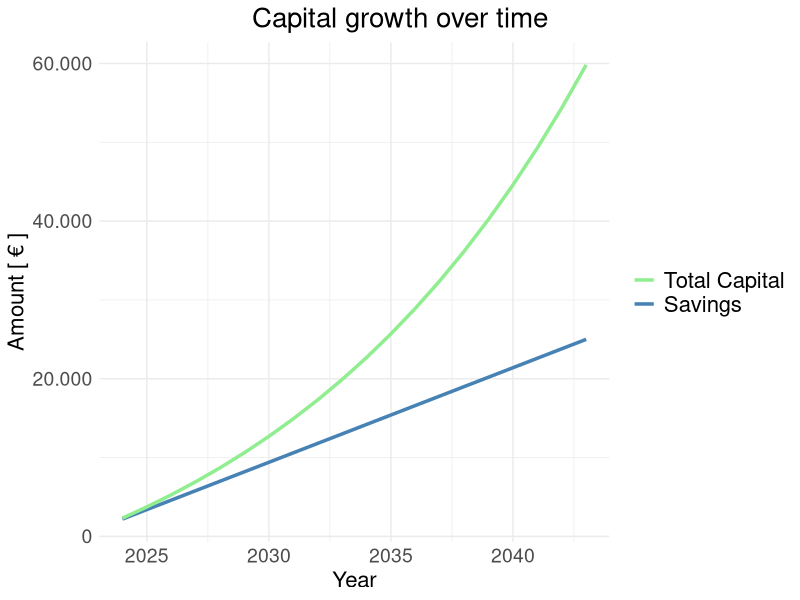
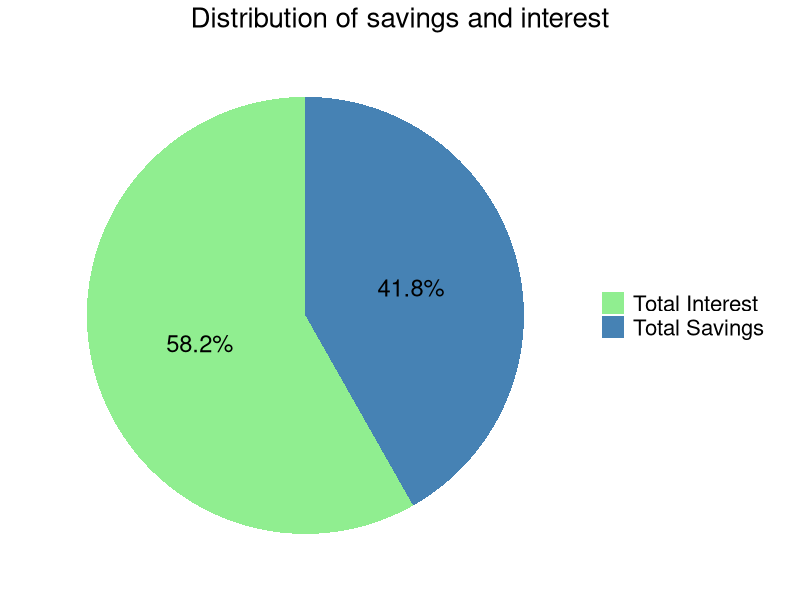
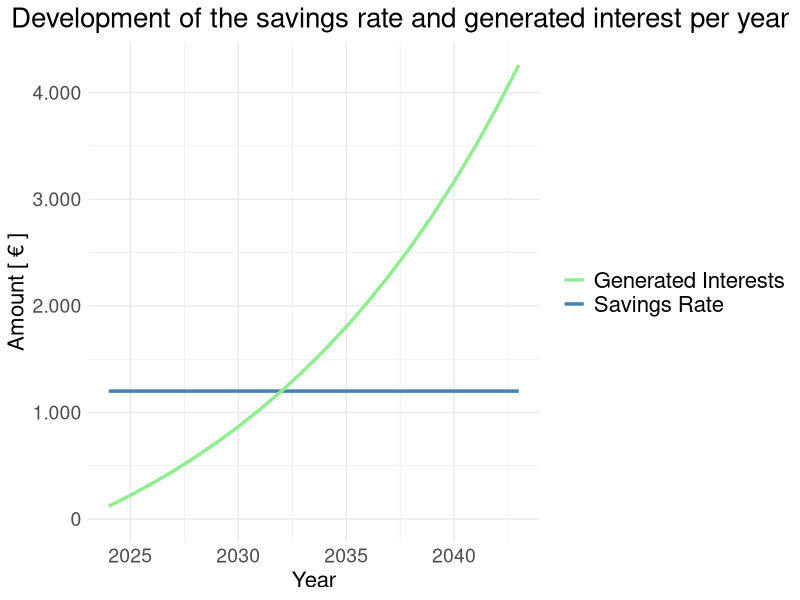
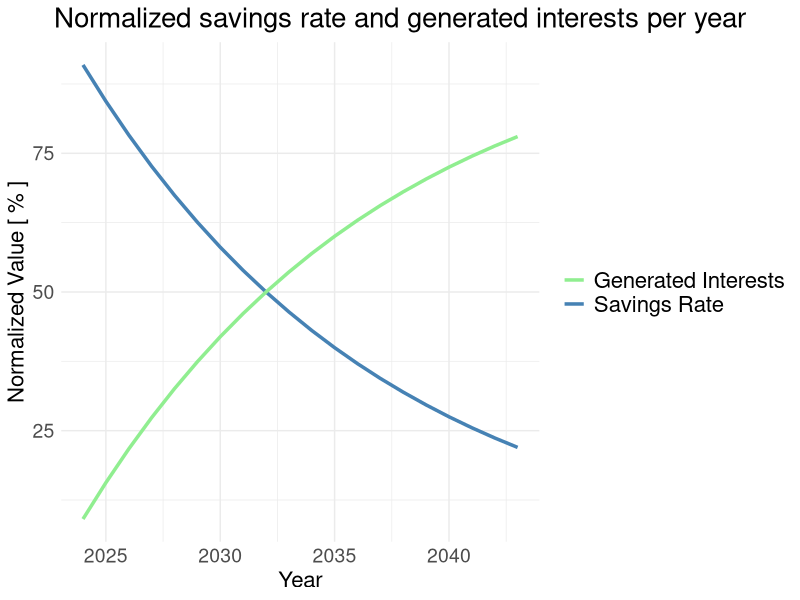

These charts were generated, in order, by the following R code:
# Load libraries
library(dplyr)
library(ggplot2)
#library(gridExtra)
library(lubridate)
library(tibble)

# Input parameters
start_date <- ymd("2024-01-01")
initial_capital <- 1000
savings_rate <- 100
savings_intervall <- "monthly"  # oder "yearly"
adjustment_rate <- 0  # 5% als Dezimalzahl
interest_rate <- 0.075  # 3% als Dezimalzahl
investment_period <- 20  # in yearen
savings_suspension <- NA  # Optionaler Wert
target_value <- NA  # Optionaler Wert

# Create table
results <- tibble(
  year = year(start_date) + 0:(investment_period - 1),
  capital_start = NA_real_,
  savings_anount = NA_real_,
  interest = NA_real_,
  accumulated_capital = NA_real_,
  growth = NA_real_,
  savings_anount_normalized = NA_real_,
  interest_normalized = NA_real_,
  capital_end = NA_real_
)

accumulated_savings_anount <- 0

for (i in 1:investment_period) {
  if (i == 1) {
    capital_start <- initial_capital
  } else {
    capital_start <- results$capital_end[i - 1]
  }
  
  if (!is.na(savings_suspension) && i > savings_suspension && savings_suspension < investment_period) {
    savings_anount <- 0
  } else {
    if (savings_intervall == "monthly") {
      savings_anount <- savings_rate * (1 + adjustment_rate)^(i - 1) * 12
    } else {
      savings_anount <- savings_rate * (1 + adjustment_rate)^(i - 1)
    }
  }
  
  if (savings_intervall == "monthly") {
    monthlyer_interest_rate <- 100*((1 + interest_rate / 100)^(1/12) - 1)
    monthly_savings <- savings_anount / 12
    total_interest <- 0
    current_capital <- capital_start
    
    for (m in 1:12) {
      monthly_interest = current_capital * monthlyer_interest_rate
      total_interest <- total_interest + monthly_interest
      current_capital <- current_capital + monthly_interest + monthly_savings
    }
    
    interest <- total_interest
  } else {
    interest <- capital_start * interest_rate
  }
  
  accumulated_savings_anount <- accumulated_savings_anount + savings_anount
  accumulated_capital <- initial_capital + accumulated_savings_anount
  growth <- savings_anount + interest
  savings_anount_normalized <- 100 * savings_anount / growth
  interest_normalized <- 100 * interest / growth
  capital_end <- capital_start + growth
  
  results$capital_start[i] <- round(capital_start, 2)
  results$savings_anount[i] <- round(savings_anount, 2)
  results$interest[i] <- round(interest, 2)
  results$accumulated_capital[i] <- round(accumulated_capital, 2)
  results$growth[i] <- round(growth, 2)
  results$savings_anount_normalized[i] <- round(savings_anount_normalized, 2)
  results$interest_normalized[i] <- round(interest_normalized, 2)
  results$capital_end[i] <- round(capital_end, 2)
}

# Summenzeile hinzufügen, TO DO: Vergleich Results und complete data
complete_data <- results
complete_data <- rbind(complete_data, c('Sum', NA, round(sum(complete_data$savings_anount), 2), round(sum(complete_data$interest), 2), NA, NA, NA, NA, round(complete_data$capital_end[investment_period], 2)))
#results <- rbind(results, c(NA, NA, round(sum(results$savings_anount), 2), round(sum(results$interest), 2), NA, NA, NA, NA, round(results$capital_end[investment_period], 2)))

# Diagramm erstellen
ggplot(results, aes(x = year)) +
  geom_line(aes(y = accumulated_capital, color = "Savings"), size = 1.2) +
  geom_line(aes(y = capital_end, color = "Total Capital"), size = 1.2) +
  labs(title = "Capital growth over time", x = "Year", y = "Amount [ € ]") +
  scale_y_continuous(labels = scales::comma_format(big.mark = ".", decimal.mark = ",")) +
  scale_color_manual(values = c("Savings" = "steelblue", "Total Capital" = "lightgreen"),
                     breaks = c("Total Capital", "Savings")) + # Reihenfolge in der Legende ändern
  guides(color = guide_legend(title = NULL)) +
  theme_minimal() +
  theme(
    plot.title = element_text(size = 20, hjust = 0.5),
    plot.title.position = "plot",
    legend.text = element_text(size = 16),
    axis.text = element_text(size = 14), # Größe der Achsenbeschriftung ändern
    axis.title = element_text(size = 16)  # Größe des Achsentitels ändern
  )

# Daten für den Pie-Chart berechnen
total_savings_anount <- sum(results$savings_anount) + initial_capital
total_interest <- sum(results$interest)
total_capital <- total_savings_anount + total_interest

# Daten für den Pie-Chart erstellen
pie_data <- data.frame(
  Kategorie = c("Total Savings", "Total Interest"),
  Wert = c(total_savings_anount, total_interest)
)

ggplot(pie_data, aes(x = "", y = Wert, fill = Kategorie)) +
  geom_bar(width = 1, stat = "identity") +
  coord_polar("y", start = 0) +
  geom_text(aes(label = paste0(round(Wert / total_capital * 100, 1), "%")), 
            position = position_stack(vjust = 0.5), size = 6) +
  labs(title = "Distribution of savings and interest") +
  scale_fill_manual(values = c("Total Interest" = "lightgreen", "Total Savings" = "steelblue")) +
  theme_minimal() +
  theme(
    axis.title.x = element_blank(),
    axis.title.y = element_blank(),
    axis.text.x = element_blank(),
    axis.text.y = element_blank(),
    axis.ticks = element_blank(),
    panel.grid = element_blank(),
    panel.border = element_blank(),
    plot.title = element_text(size = 20, hjust = 0.5),
    plot.title.position = "plot",
    legend.title = element_blank(),
    legend.text = element_text(size = 16)
  )

# Diagramm erstellen
# Höchsten Werte für savings_anount und interest ermitteln
max_savings_anount <- max(results$savings_anount, na.rm = TRUE)
max_interest <- max(results$interest, na.rm = TRUE)
y_max <- max(max_savings_anount, max_interest)

# Diagramm erstellen
ggplot(results, aes(x = year)) +
  geom_line(aes(y = savings_anount, color = "Savings Rate"), size = 1.2) +
  geom_line(aes(y = interest, color = "Generated Interests"), size = 1.2) +
  labs(
    title = "Development of the savings rate and generated interest per year",
    x = "Year",
    y = "Amount [ € ]"
  ) +
  scale_color_manual(values = c("Savings Rate" = "steelblue", "Generated Interests" = "lightgreen")) +
  scale_y_continuous(limits = c(0, y_max), labels = scales::comma_format(big.mark = ".", decimal.mark = ",")) +
  theme_minimal() +
  theme(
    plot.title = element_text(size = 20, hjust = 0.5),
    plot.title.position = "plot",
    legend.text = element_text(size = 16),
    legend.title = element_blank(),  # Titel der Legende ausblenden
    axis.text = element_text(size = 14), # Größe der Achsenbeschriftung ändern
    axis.title = element_text(size = 16)  # Größe des Achsentitels ändern
  )

# Diagramm erstellen
ggplot(results, aes(x = year)) +
  geom_line(aes(y = savings_anount_normalized, color = "Savings Rate"), size = 1.2) +
  geom_line(aes(y = interest_normalized, color = "Generated Interests"), size = 1.2) +
  labs(
    title = "Normalized savings rate and generated interests per year",
    x = "Year",
    y = "Normalized Value [ % ]"
  ) +
  scale_color_manual(values = c("Savings Rate" = "steelblue", "Generated Interests" = "lightgreen")) +
  theme_minimal() +
  theme(
    plot.title = element_text(size = 20, hjust = 0.5),
    plot.title.position = "plot",
    legend.text = element_text(size = 16),
    legend.title = element_blank(),  # Titel der Legende ausblenden
    axis.text = element_text(size = 14), # Größe der Achsenbeschriftung ändern
    axis.title = element_text(size = 16)  # Größe des Achsentitels ändern
  )

table_all_values <- complete_data %>%
  select(year, capital_start, savings_anount, interest, capital_end) %>%
  mutate(
    `Capital Beginning of the Year [€]` = format(as.numeric(capital_start), nsmall = 2, big.mark = '.', decimal.mark = ','),
    `Savings Amount per Year [€]` = format(as.numeric(savings_anount), nsmall = 2, big.mark = '.', decimal.mark = ','),
    `Generated Interest per Year [€]` = format(as.numeric(interest), nsmall = 2, big.mark = '.', decimal.mark = ','),
    `Capital at the end of the Year [€]` = format(as.numeric(capital_end), nsmall = 2, big.mark = '.', decimal.mark = ',')
  ) %>%
  select(year, `Capital Beginning of the Year [€]`, `Savings Amount per Year [€]`, `Generated Interest per Year [€]`, `Capital at the end of the Year [€]`)

# Umbenennung der Spalten
table_all_values$`Capital Beginning of the Year [€]`[nrow(table_all_values)] <- ""
#colnames(table_render) <- c("Year", "Capital Beginning of the Year [€]", "Savings Amount per Year [€]", "Generated Interest per Year [€]", "Capital at the end of the Year [€]")

table_all_values


# Summary Table
table_summary <- data.frame(
  Category = c("Total Capital [ € ]", "Total Savings [ € ]", "Total Interests [ € ]"),
  Value = c(format(round(total_capital), big.mark = ".", decimal.mark = ",", scientific = FALSE),
            format(round(total_savings_anount), big.mark = ".", decimal.mark = ",", scientific = FALSE),
            format(round(total_interest), big.mark = ".", decimal.mark = ",", scientific = FALSE))
)

# Ausgabe der Tabelle ohne Spaltenüberschriften und ohne NULL
invisible(apply(table_summary, 1, function(row) cat(paste(row, collapse = "\t"), "\n")))

# Diagramm erstellen
# Bestimmen Sie die Jahre, in denen die Linie capital_end die Schwellenwerte erreicht
thresholds <- seq(100000, 1000000, by = 100000)
years_at_threshold <- numeric(length(thresholds))

for (i in 1:length(thresholds)) {
  interpolated <- approx(results$capital_end, results$year, xout = thresholds[i])
  years_at_threshold[i] <- interpolated$y
}

if (!all(is.na(years_at_threshold))) {
  # Erstellen Sie ein Dataframe für die Segmente
  segment_data <- data.frame(
    x = rep(min(results$year), length(thresholds)),
    xend = years_at_threshold,
    y = thresholds,
    yend = thresholds
  )
  
  segment_data <- na.omit(segment_data)
  
  # Abstand zwischen den Jahren berechnen
  segment_data$diff <- c(NA, diff(segment_data$xend))
  
  # Zeitraum bis zum Erreichen der ersten 100.000 Euro berechnen
  time_to_first_threshold <- segment_data$xend[1] - segment_data$x[1]
  
  # Diagramm erstellen
  ggplot(results, aes(x = year, y = capital_end)) +
    geom_line(color = "lightgreen", size= 1.2) +
    geom_segment(data = segment_data, aes(x = xend, xend = xend, y = 0, yend = y), linetype = "dashed", color = "steelblue") +
    geom_text(data = segment_data[1, ], aes(x = xend, y = max(results$capital_end) * 0.05, label = sprintf("%.1f", time_to_first_threshold)), check_overlap = TRUE, size = 5, hjust = 1.2, vjust = 0.6) +  # Text für den ersten Schwellenwert hinzufügen
    geom_text(data = segment_data[-1, ], aes(x = xend, y = max(results$capital_end) * 0.05, label = sprintf("%.1f", diff)), check_overlap = TRUE, size = 5, hjust = 1.2, vjust = 0.6) +  # Text für die anderen Schwellenwerte hinzufügen
    labs(title = "Development of the total capital and consideration of characteristic anchor points.", x = "Year", y = "Value [ € ]") +
    scale_y_continuous(labels = scales::comma_format(big.mark = ".", decimal.mark = ",")) +
    theme_minimal() +
    theme(
      plot.title = element_text(size = 20, hjust = 0.5),
      plot.title.position = "plot",
      legend.text = element_text(size = 16),
      legend.title = element_blank(),  # Titel der Legende ausblenden
      axis.text = element_text(size = 14), # Größe der Achsenbeschriftung ändern
      axis.title = element_text(size = 16)  # Größe des Achsentitels ändern
    )  
}

# Überprüfen Sie, ob target_value nicht NA ist
if (!is.na(target_value)) {
  # Interpolieren Sie, um das Jahr zu finden, in dem target_value erreicht wird
  interpolated_target <- approx(results$capital_end, results$year, xout = target_value)
  
  # Datum, an dem target_value erreicht wird
  year_at_target <- interpolated_target$y  # Abrunden ohne Nachkommastellen
}

# Überprüfen Sie, ob ein Datum ermittelt wurde
if (!is.na(target_value)) {
  # Fügen Sie horizontale und vertikale Linien in das Diagramm ein
  target_plot <- ggplot(results, aes(x = year, y = capital_end)) +
    geom_line(color = "lightgreen", size= 1.2) +
    geom_hline(yintercept = target_value, linetype = "dashed", color = "steelblue", size = 1) +
    geom_vline(xintercept = year_at_target, linetype = "dashed", color = "steelblue", size = 1) +
    geom_text(aes(x = year_at_target, y = 0, label = as.character(floor(year_at_target))), size = 5, hjust = 1.2, vjust = 0.6, color = "steelblue") +
    labs(title = "Total capital and point in time of target value", x = "Year", y = "Value [ € ]") +
    scale_y_continuous(labels = scales::comma_format(big.mark = ".", decimal.mark = ",")) +
    theme_minimal() +
    theme(
      plot.title = element_text(size = 20, hjust = 0.5),
      plot.title.position = "plot",
      legend.text = element_text(size = 16),
      legend.title = element_blank(),
      axis.text = element_text(size = 14),
      axis.title = element_text(size = 16)
    )
  target_plot
}


if (!is.na(target_value)) {
  if (!is.na(year_at_target)) {
    message <- sprintf("The target value of %s € will likely be achieved by %d.", format(target_value, big.mark = ".", decimal.mark = ",", scientific = FALSE), floor(year_at_target))
    print(message)
  } else {
    message <- sprintf("The target value of %s € will not be achieved within the chosen observation period.", format(target_value, big.mark = ".", decimal.mark = ",", scientific = FALSE))
    print(message)
  }
}

